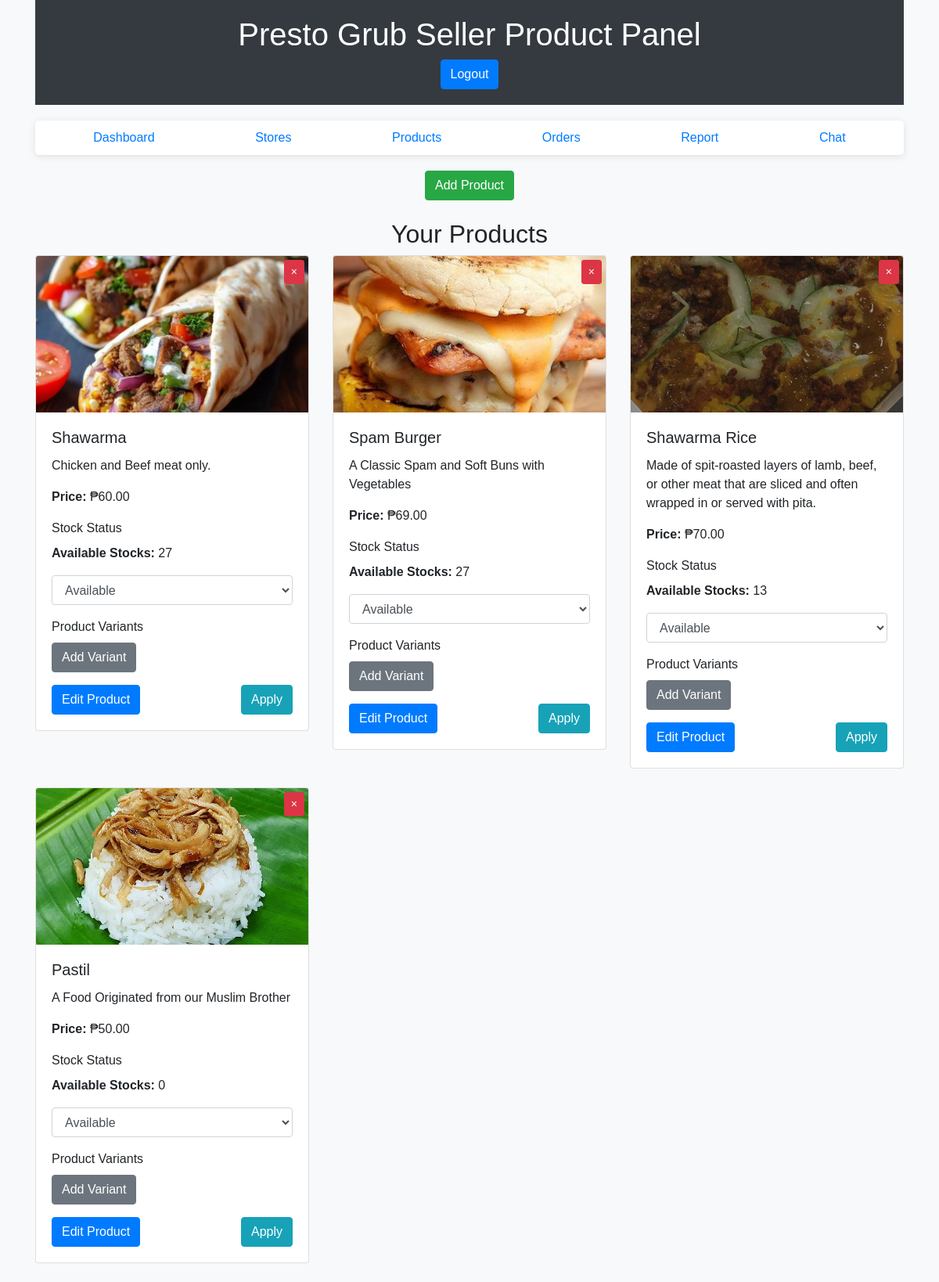
/seller/seller_product.php (signed in), run on the app's committed database.
### tables this page shows
CREATE TABLE `products` (
  `product_id` int(11) NOT NULL,
  `name` varchar(255) NOT NULL,
  `description` text NOT NULL,
  `price` decimal(10,2) NOT NULL,
  `image` varchar(255) NOT NULL,
  `store_id` int(11) NOT NULL,
  `user_id` int(11) NOT NULL,
  `out_of_stock` tinyint(1) DEFAULT 0,
  `stock_quantity` int(11) DEFAULT 0,
  `category` varchar(255) DEFAULT NULL,
  `is_featured` tinyint(1) DEFAULT 0,
  `category_id` int(11) DEFAULT NULL
);

### seller/seller_product.php (the view, shortened to what this page needs)
<?php
require_once '../connection/connection.php';
$user_id = $_SESSION['user_id'];
$productQuery = $conn->prepare("SELECT * FROM products WHERE user_id = ?");
$productQuery->bind_param("i", $user_id);
$productQuery->execute();
$productResult = $productQuery->get_result();
$noProductsMessage = ($productResult->num_rows === 0) ? "No products found." : "";
?>
<!DOCTYPE html>
<html lang="en">
<head>
    <link href="https://stackpath.bootstrapcdn.com/bootstrap/4.5.2/css/bootstrap.min.css" rel="stylesheet">
</head>
<body>
<div class="container">
    <div class="header">
        <h1>Presto Grub Seller Product Panel</h1>
        <form method="POST" action="../function/logout.php">
            <button type="submit" class="btn btn-primary">Logout</button>
        </form>
    </div>
    <div class="menu">
        <a href="seller.php" onclick="showDashboard()">Dashboard</a>
        <a href="sellerstore.php" onclick="showStores()">Stores</a>
        <a href="seller_product.php" onclick="showProducts()">Products</a>
        <a href="seller_order.php" onclick="showOrders()">Orders</a>
        <a href="seller_report.php" onclick="showCompleteOrders()">Report</a>
        <a href="seller_msg.php" onclick="showChat()">Chat</a>
    </div>
    <div class="text-center mb-4">
        <button class="btn btn-success" onclick="openAddModal()">Add Product</button>
    </div>
    <h2 class="text-center mt-4">Your Products</h2>
    <div class="row">
        <?php if (!empty($noProductsMessage)): ?>
            <div class="col-12 text-center">
                <p><?php echo $noProductsMessage; ?></p>
            </div>
        <?php else: ?>
            <?php while ($product = $productResult->fetch_assoc()): ?>
                <div class="col-md-4 mb-4">
    <div class="card position-relative">
        <button class="btn btn-danger btn-sm position-absolute" style="top: 5px; right: 5px;"
                onclick="confirmDeleteProduct(<?php echo $product['product_id']; ?>)">
            &times;
        </button>
        <img src="http://localhost/phpprogram/4/productimg/<?php echo htmlspecialchars($product['image']); ?>"
             alt="Product Image" class="card-img-top img-fluid" style="max-height: 200px; object-fit: cover;">
        <div class="card-body">
            <h5 class="card-title"><?php echo htmlspecialchars($product['name']); ?></h5>
            <p class="card-text"><?php echo htmlspecialchars($product['description']); ?></p>
            <p class="card-text"><strong>Price:</strong> ₱<?php echo htmlspecialchars($product['price']); ?></p>
            <div class="form-group">
                <label for="stock_status_<?php echo $product['product_id']; ?>">Stock Status</label>
                <p class="card-text"><strong>Available Stocks:</strong> <?php echo htmlspecialchars($product['stock_quantity']); ?></p>
                <select class="form-control" id="stock_status_<?php echo $product['product_id']; ?>">
                    <option value="0" <?php echo $product['out_of_stock'] == 0 ? 'selected' : ''; ?>>Available</option>
                </select>
            </div>
            <div class="form-group">
                <label for="product_variants_<?php echo $product['product_id']; ?>">Product Variants</label>
                <button class="btn btn-secondary" onclick="openVariantModal(<?php echo $product['product_id']; ?>)">Add Variant</button>
            </div>
            <div class="d-flex justify-content-between">
                <button class="btn btn-primary" onclick="openEditModal(<?php echo $product['product_id']; ?>,
                        '<?php echo addslashes($product['name']); ?>',
                        '<?php echo addslashes($product['description']); ?>',
                        <?php echo htmlspecialchars($product['price']); ?>,
                        <?php echo htmlspecialchars($product['stock_quantity']); ?>,
                        '<?php echo htmlspecialchars($product['image']); ?>')">Edit Product</button>
                <button class="btn btn-info" onclick="applyStockStatus(<?php echo $product['product_id']; ?>)">Apply</button>
            </div>
        </div>
    </div>
</div>
            <?php endwhile; ?>
        <?php endif; ?>
    </div>
</div>
</body>
</html>

### seller/seller_product.php (style rules this page uses)
body { font-family: Arial, sans-serif; background-color: #f8f9fa; }
.header { background-color: #343a40; color: #fff; padding: 20px; margin-bottom: 20px; text-align: center; }
.menu { background-color: #fff; border-radius: 5px; box-shadow: 0px 2px 10px rgba(0, 0, 0, 0.1); margin-bottom: 20px; display: flex; justify-content: space-around; padding: 10px; }

### data on the page
products: image (picture), name "Shawarma", description "Chicken and Beef meat only.", price "60.00", stock_quantity "27", out_of_stock+product_id "Available"
products: image (picture), name "Spam Burger", description "A Classic Spam and Soft Buns with Vegetables", price "69.00", stock_quantity "27", out_of_stock+product_id "Available"
products: image (picture), name "Shawarma Rice", description "Made of spit-roasted layers of lamb, beef, or other meat that are sliced and often wrapped in or served with pita.", price "70.00", stock_quantity "13", out_of_stock+product_id "Available"
products: image (picture), name "Pastil", description "A Food Originated from our Muslim Brother", price "50.00", stock_quantity "0", out_of_stock+product_id "Available"
